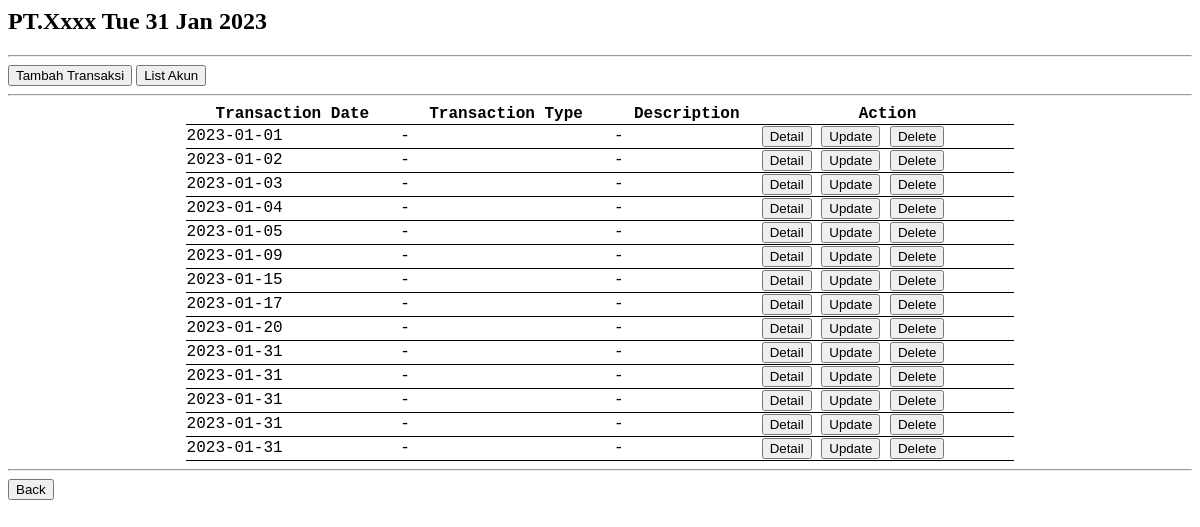
Page /transaction/ (signed in) on the earlier database version.
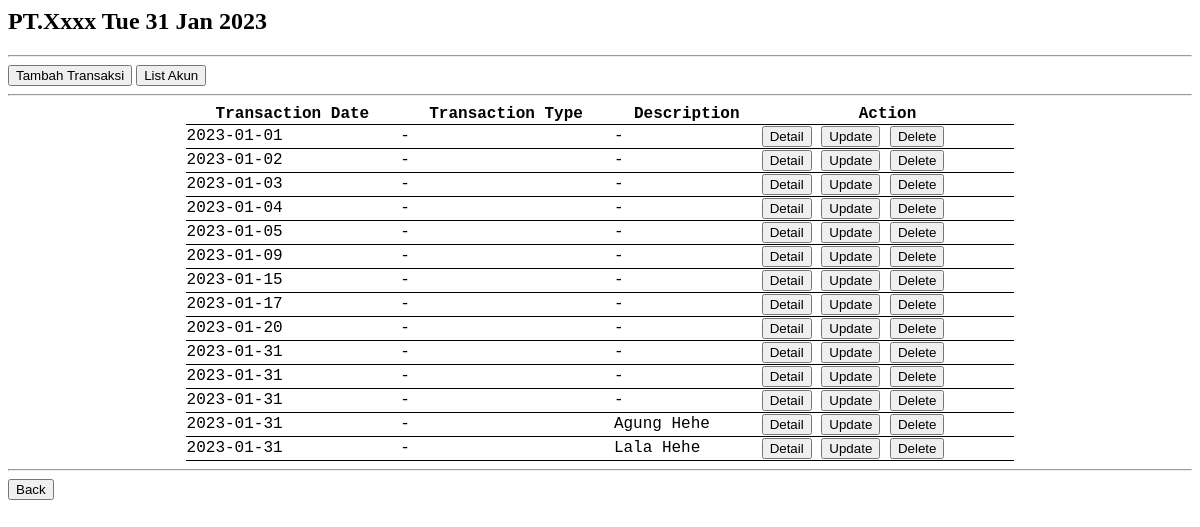
Same page on the later database version.
### transaction/models.py (models this page shows, shortened)
class Transaction(models.Model):
    date = models.DateField()
    type = models.CharField(max_length=50)
    desc = models.CharField(max_length=100)
    user = models.CharField(max_length=20)

### transaction/views.py (the view)
# urls.py: path('transaction/', include('transaction.urls')),
@login_required(login_url='login')
def transaction(request):
    data_transaction = models.Transaction.objects.all().filter(user=request.user)
    return render(request, 'transaction/transaction.html', {
        'data_transaction':data_transaction,})

### transaction/templates/transaction/transaction.html (shortened to what this page needs)
{% extends 'transaction/base.html' %}
{% block content %}
</html>
{% load static %}
<link rel="stylesheet" href="{% static 'transaction/style.css' %}">
<hr>
<a href="{% url 'add_transaction' %}"><button>Tambah Transaksi</button></a>
<a href="{% url 'all_account' %}"><button>List Akun</button></a>
<hr>
<table style="width:70%;margin-left:auto;margin-right:auto;">
    <tr>
        <th>Transaction Date</th>
        <th>Transaction Type</th>
        <th>Description</th>
        <th>Action</th>
    </tr>
    {% for i in data_transaction %}
    <tr>
        <td>{{ i.date|title }}</td>
        <td>{{ i.type|title }}</td>
        <td>{{ i.desc|title }}</td>
        <td>
            <a href="{% url 'det_transaction' i.pk %}"><button>Detail</button></a>
            <a href="{% url 'edt_transaction' i.pk %}"><button>Update</button></a>
            <a href="{% url 'del_transaction' i.pk %}"><button>Delete</button></a>
        </td>
    </tr>
    {%endfor%}
</table>
<hr>
<a href="{% url 'dashboard' %}"><button>Back</button></a>
{% endblock %}

Differences in the rows shown:
changed Transaction: desc "-" → "Agung Hehe"
changed Transaction: desc "-" → "Lala Hehe"
